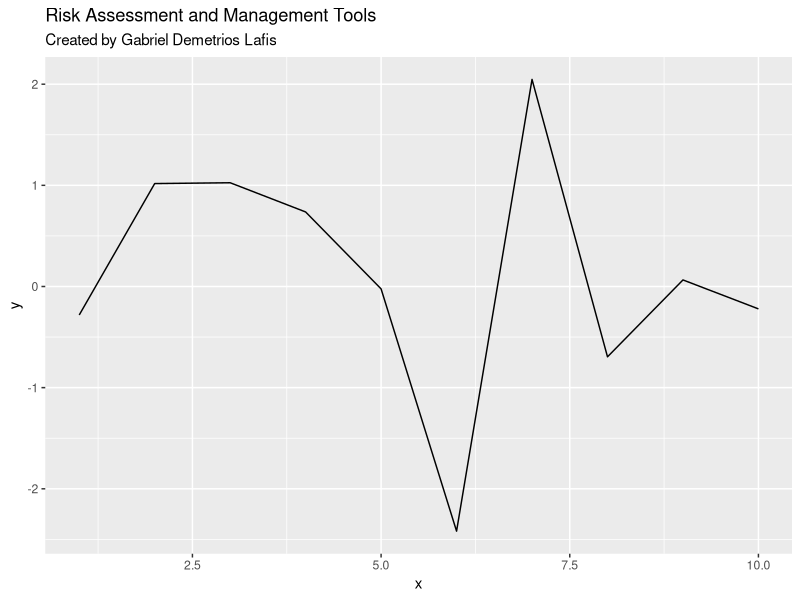

Generate this figure with R:
# Risk Assessment and Management Tools
# Author: Gabriel Demetrios Lafis

library(ggplot2)
library(dplyr)

# Main function
main <- function() {
    cat("🚀 Risk Assessment and Management Tools\n")
    cat("👨💻 Created by Gabriel Demetrios Lafis\n\n")
    
    # Sample data
    data <- data.frame(
        x = 1:10,
        y = rnorm(10)
    )
    
    # Create plot
    plot <- ggplot(data, aes(x = x, y = y)) +
        geom_line() +
        labs(title = "Risk Assessment and Management Tools", 
             subtitle = "Created by Gabriel Demetrios Lafis")
    
    print(plot)
    cat("✅ Analysis complete!\n")
}

# Run main function
main()
